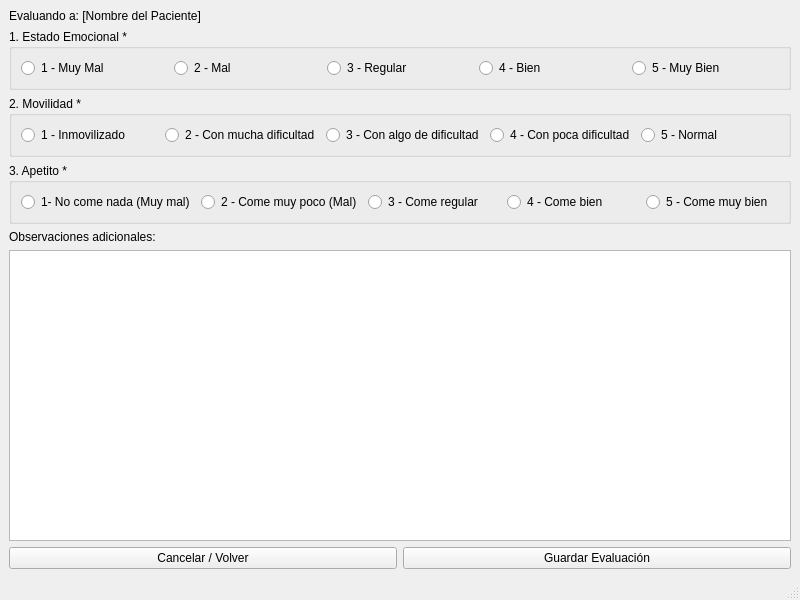
<?xml version="1.0" encoding="UTF-8"?>
<ui version="4.0">
 <class>MainWindow</class>
 <widget class="QMainWindow" name="MainWindow">
  <property name="geometry">
   <rect>
    <x>0</x>
    <y>0</y>
    <width>800</width>
    <height>600</height>
   </rect>
  </property>
  <property name="windowTitle">
   <string>MainWindow</string>
  </property>
  <widget class="QWidget" name="centralwidget">
   <layout class="QGridLayout" name="gridLayout">
    <item row="0" column="0">
     <widget class="QLabel" name="lbl_paciente">
      <property name="text">
       <string>Evaluando a: [Nombre del Paciente]</string>
      </property>
     </widget>
    </item>
    <item row="1" column="0">
     <widget class="QGroupBox" name="groupBox">
      <property name="title">
       <string>1. Estado Emocional *</string>
      </property>
      <layout class="QHBoxLayout" name="horizontalLayout">
       <item>
        <widget class="QRadioButton" name="rad_emocional_1">
         <property name="text">
          <string>1 - Muy Mal</string>
         </property>
        </widget>
       </item>
       <item>
        <widget class="QRadioButton" name="rad_emocional_2">
         <property name="text">
          <string>2 - Mal</string>
         </property>
        </widget>
       </item>
       <item>
        <widget class="QRadioButton" name="rad_emocional_3">
         <property name="text">
          <string>3 - Regular</string>
         </property>
        </widget>
       </item>
       <item>
        <widget class="QRadioButton" name="rad_emocional_4">
         <property name="text">
          <string>4 - Bien</string>
         </property>
        </widget>
       </item>
       <item>
        <widget class="QRadioButton" name="rad_emocional_5">
         <property name="text">
          <string>5 - Muy Bien</string>
         </property>
        </widget>
       </item>
      </layout>
     </widget>
    </item>
    <item row="2" column="0">
     <widget class="QGroupBox" name="groupBox_2">
      <property name="title">
       <string>2. Movilidad *</string>
      </property>
      <layout class="QHBoxLayout" name="horizontalLayout_2">
       <item>
        <widget class="QRadioButton" name="radioButton">
         <property name="text">
          <string>1 - Inmovilizado</string>
         </property>
        </widget>
       </item>
       <item>
        <widget class="QRadioButton" name="radioButton_2">
         <property name="text">
          <string>2 - Con mucha dificultad</string>
         </property>
        </widget>
       </item>
       <item>
        <widget class="QRadioButton" name="radioButton_3">
         <property name="text">
          <string>3 - Con algo de dificultad</string>
         </property>
        </widget>
       </item>
       <item>
        <widget class="QRadioButton" name="radioButton_4">
         <property name="text">
          <string>4 - Con poca dificultad</string>
         </property>
        </widget>
       </item>
       <item>
        <widget class="QRadioButton" name="radioButton_5">
         <property name="text">
          <string>5 - Normal</string>
         </property>
        </widget>
       </item>
      </layout>
     </widget>
    </item>
    <item row="3" column="0">
     <widget class="QGroupBox" name="groupBox_3">
      <property name="title">
       <string>3. Apetito *</string>
      </property>
      <layout class="QHBoxLayout" name="horizontalLayout_3">
       <item>
        <widget class="QRadioButton" name="radioButton_6">
         <property name="text">
          <string>1- No come nada (Muy mal)</string>
         </property>
        </widget>
       </item>
       <item>
        <widget class="QRadioButton" name="radioButton_7">
         <property name="text">
          <string>2 - Come muy poco (Mal)</string>
         </property>
        </widget>
       </item>
       <item>
        <widget class="QRadioButton" name="radioButton_8">
         <property name="text">
          <string>3 - Come regular</string>
         </property>
        </widget>
       </item>
       <item>
        <widget class="QRadioButton" name="radioButton_9">
         <property name="text">
          <string>4 - Come bien</string>
         </property>
        </widget>
       </item>
       <item>
        <widget class="QRadioButton" name="radioButton_10">
         <property name="text">
          <string>5 - Come muy bien</string>
         </property>
        </widget>
       </item>
      </layout>
     </widget>
    </item>
    <item row="4" column="0">
     <widget class="QLabel" name="label">
      <property name="text">
       <string>Observaciones adicionales:</string>
      </property>
     </widget>
    </item>
    <item row="5" column="0">
     <widget class="QPlainTextEdit" name="txt_observaciones"/>
    </item>
    <item row="6" column="0">
     <layout class="QHBoxLayout" name="horizontalLayout_4">
      <item>
       <widget class="QPushButton" name="btn_volver">
        <property name="text">
         <string>Cancelar / Volver</string>
        </property>
       </widget>
      </item>
      <item>
       <widget class="QPushButton" name="btn_guardar">
        <property name="text">
         <string>Guardar Evaluación</string>
        </property>
       </widget>
      </item>
     </layout>
    </item>
   </layout>
  </widget>
  <widget class="QMenuBar" name="menubar">
   <property name="geometry">
    <rect>
     <x>0</x>
     <y>0</y>
     <width>800</width>
     <height>22</height>
    </rect>
   </property>
  </widget>
  <widget class="QStatusBar" name="statusbar"/>
 </widget>
 <resources/>
 <connections/>
</ui>
